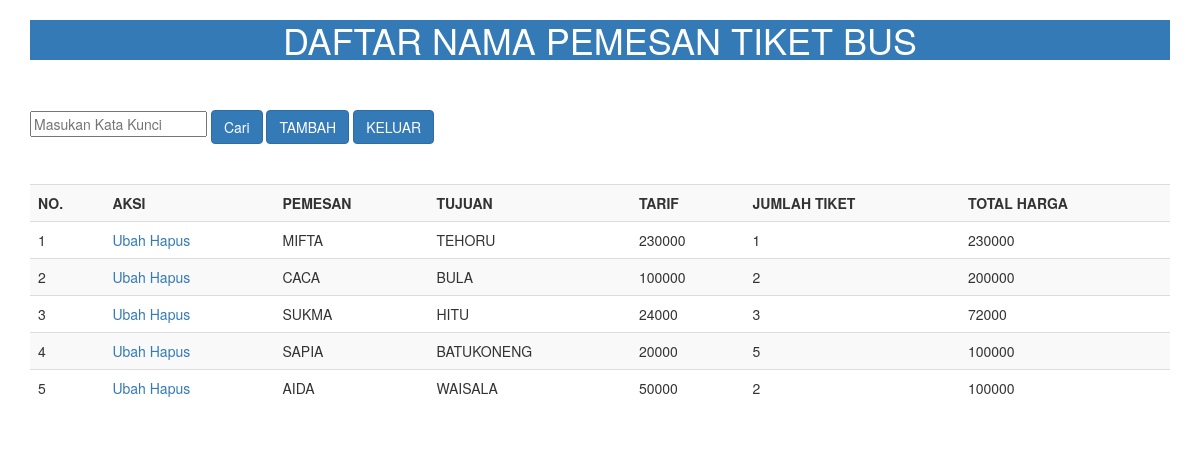
The app's page / (signed in) with its own data.
### tables this page shows
CREATE TABLE `tiket` (
  `id` int(11) NOT NULL,
  `pemesan` varchar(225) NOT NULL,
  `tujuan` varchar(100) NOT NULL,
  `tarif` varchar(30) NOT NULL,
  `jumlahtiket` varchar(10) NOT NULL,
  `totalharga` varchar(25) NOT NULL
);

### functions/functions.php (called while the page is built, shortened)
<?php
$conn = mysqli_connect("localhost","root","","uasweb");
function query($query){
	global $conn;
	$result = mysqli_query($conn, $query);
	$rows =[];
	while ($row = mysqli_fetch_assoc($result)){
		$rows[] = $row;
	}
	return $rows;
}
?>

### index.php (the view, shortened to what this page needs)
<?php
require 'functions.php';
$jumlahDataPerHalaman = 5;
$jumlahData =count(query("SELECT * FROM tiket"));
$halamanAktif = (isset($_GET["halaman"]))? $_GET["halaman"] :1;
$awalData = ($jumlahDataPerHalaman * $halamanAktif) - $jumlahDataPerHalaman;
$mahasiswa =query ("SELECT * FROM tiket LIMIT $awalData, $jumlahDataPerHalaman");
?>
<!DOCTYPE html>
<html lang="en">
<head>
    <link rel="stylesheet" href="https://stackpath.bootstrapcdn.com/bootstrap/3.4.1/css/bootstrap.min.css">
</head>
<body>
    <div class="container">
<h1 class="text-center card-header bg-primary text-white">DAFTAR NAMA PEMESAN TIKET BUS</h1>
<br>
<br>
    <form action="" method="post">
    <input type="text" name="keyword" autofocus placeholder="Masukan Kata Kunci" id="keyword">
        <button type="submit" name="cari" id="tombol-cari" class="btn btn-primary ">Cari</button>
        <a href="tambah.php" class="btn btn-primary">TAMBAH</a>
        <a href="logout.php" class="btn btn-primary">KELUAR</a>
	</form>
    <br>
    <br>
    <table class="table table-striped">
            <tr  class="primary">
                <th>NO.</th>
                <th>AKSI</th>
                <th>PEMESAN</th>
                <th>TUJUAN</th>
                <th>TARIF</th>
                <th>JUMLAH TIKET</th>
                <th>TOTAL HARGA</th>
            </tr>
<?php $i =1; ?>
<?php foreach ( $mahasiswa as $row) : ?>
            <tr>
                <td><?= $i ?></td>
                <td>
                	<a href="ubah.php?id=<?= $row ["id"]; ?>">Ubah</a>
					<a href="hapus.php?id=<?= $row["id"]; ?>" onclick="return confirm('Yakin');">Hapus</a>
                </td>
                <td><?= $row["pemesan"]; ?></td>
                <td><?= $row["tujuan"]; ?></td>
                <td><?= $row["tarif"]; ?></td>
                <td><?= $row["jumlahtiket"]; ?></td>
                <td><?= $row["totalharga"]; ?></td>
            </tr>
<?php $i++; ?>
<?php endforeach; ?>
        </table>
</div>
</body>
</html>

### records on screen
tiket: pemesan "MIFTA", tujuan "TEHORU", tarif "230000", jumlahtiket "1", totalharga "230000"
tiket: pemesan "CACA", tujuan "BULA", tarif "100000", jumlahtiket "2", totalharga "200000"
tiket: pemesan "SUKMA", tujuan "HITU", tarif "24000", jumlahtiket "3", totalharga "72000"
tiket: pemesan "SAPIA", tujuan "BATUKONENG", tarif "20000", jumlahtiket "5", totalharga "100000"
tiket: pemesan "AIDA", tujuan "WAISALA", tarif "50000", jumlahtiket "2", totalharga "100000"
